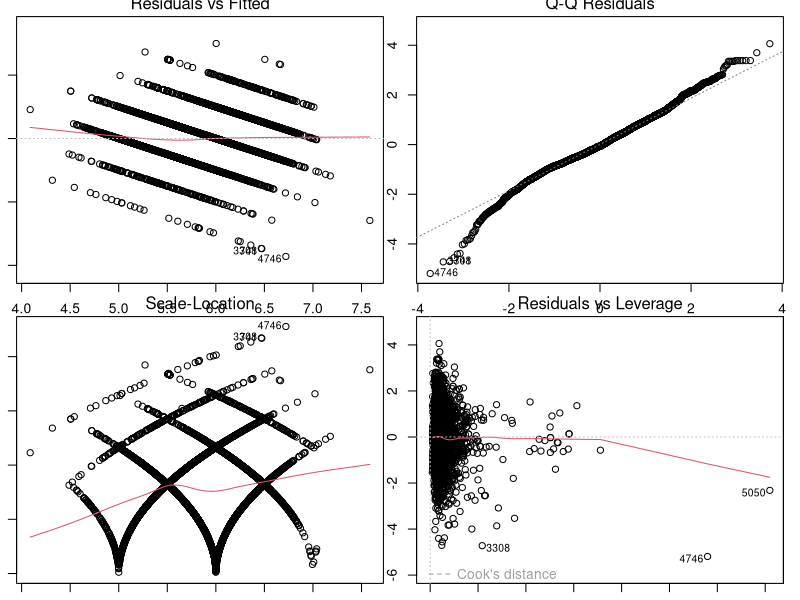

Reproduce this figure in R. (Note: this script raises an error after producing the figure.)
# A. Linear Regression
#setdirectory

#loadlibraries
library(leaps)
library(car)
library(MASS)
library("ggpubr")

#read and interpret data
data = read.csv("winequality-full.csv")
summary(data)
str(data)

#create holdout data
set.seed(1)
x = 1:nrow(data)
size = nrow(data)*0.8
train.index = sample(x,size,replace = FALSE)
train = data[train.index,]
test = data[-train.index,]

#Initial LR model with all variables
qpred = lm(quality~fixed.acidity+volatile.acidity+citric.acid+residual.sugar+chlorides+free.sulfur.dioxide+total.sulfur.dioxide+density+pH+sulphates+alcohol, data=train)

#plot and vif tests
par(mfrow=c(2,2))
par(mar=c(1,1,1,1))
plot(qpred)
vif(qpred)

# B. Logistic Regression and Random Forest with Regression Tree
# Read in data

df = read.csv('winequality-full.csv')

# Get an idea of our data, use descripitive stats as well

str(df)
summary(df)

prop.table(summary(df$color))
# about 75% white, 25% red

# Important to point out the wines are rated 3-9, no wine got 0,
# no wine got a perfect score
# ------------------------------------------------------
# EDA

# Histogram of quality, get an idea of the distribution
# mean is roughly 5.87, median is 6 exactly, pretty centered as the two values
# do not differ too much
par(mfrow = c(1,1))

hist(df$quality, col = 'violet', xlab = 'Quality', ylab = 'Number of Times Rated'
     , main = 'Histogram of Wine Quality', border = 'darkmagenta')

par(mfrow = c(1,2))

plot(as.factor(df$quality), df$alcohol, main = 'Alcohol Content by Quality', col = 'darkmagenta'
     , border = 'black', ylab = 'Alcohol Content', xlab = 'Quality')

plot(as.factor(df$quality), df$residual.sugar, main = 'Residual Sugar by Quality'
     , border = 'red', ylab = 'Residual Sugar', xlab = 'Quality')

# ----------------------------------------------------------

# Set up for model building

set.seed(1)

train.index = sample(1:nrow(df), nrow(df)*.8)

train = df[train.index,]
test = df[-train.index,]

# Create validation set, 20% of training

set.seed(2)
val.index = sample(1:nrow(train), nrow(train) *.2)
val_set = train[val.index,]



# -------------------------------------------------------
# We will be dealing with regression trees, so re-index training, test, and val sets

train = df[train.index,]
test = df[-train.index,]
val_set = train[val.index,]

reg.model = randomForest(quality ~., data = train, importance = TRUE)
reg.model

plot(reg.model, main = 'Number of Trees vs. Error', col = 'darkmagenta')   
# use to determine optimal number of trees, 100

reg.model2 = randomForest(quality ~., data = train, ntree = 100, importance = TRUE)
reg.model2

# Compare both models on validation set
# Most important variables the same for both models

pred.val = predict(reg.model, val_set)
mse.val = mean((pred.val - val_set$quality)^2)
mse.val

# Model 1 is marginally better, use that on test set

pred.test = predict(reg.model, test)
mse.test = mean((pred.test - test$quality)^2)
mse.test

varImpPlot(reg.model, main = 'Variable Importance Plots for Optimal Model')

# Logistic Regression

df$quality = ifelse(df$quality >= 6, 'High', 'Low')
summary(as.factor(df$quality))

set.seed(1)

train.index = sample(1:nrow(df),nrow(df)*0.80)

train = df[train.index,]
test = df[-train.index,]

model.log1 = glm(as.factor(quality)~., data = train, family = binomial)
summary(model.log1) # AIC = 5414.5

# Create model with only significant predictors


# Build model using the most significant predictors from model 2

model.log3 = glm(as.factor(quality) ~ volatile.acidity + 
                   residual.sugar + free.sulfur.dioxide + total.sulfur.dioxide
                 + sulphates + alcohol, data = train, family = binomial)

summary(model.log3)

exp(coef(model.log3))  # Analyze relationship

# Try kfoldcv
k = 5
fold = sample(1:k, nrow(train), replace = TRUE)

# Space to store the metrics from each iteration

kfold.acc = 1:k
kfold.sens = 1:k
kfold.prec = 1:k

# For loop to keep creating models and testing

for(i in 1:k) {
  test.kfold = train[fold==i,]
  train.kfold = train[fold!=i,]
  
  model.log3 = glm(as.factor(quality) ~ volatile.acidity + 
                     residual.sugar + free.sulfur.dioxide + total.sulfur.dioxide
                   + sulphates + alcohol, data = train, family = binomial)
  
  
  pred.log.val = predict(model.log3, test.kfold, type = 'response')
  pred.class.val = pred.log.val
  
  # Keep changing threshold based on ROC Curve
  pred.class.val[pred.log.val > 0.3] = "Low"
  pred.class.val[!pred.log.val > 0.3] = "High"
  
  c.matrix.log.val = table(actual = test.kfold$quality, pred.class.val)
  
  acc.log.val = (c.matrix.log.val[1] + c.matrix.log.val[4]) / (sum(c.matrix.log.val))
  sens.log.high.val = c.matrix.log.val[4] / (c.matrix.log.val[2] + c.matrix.log.val[4])
  prec.log.high.val = c.matrix.log.val[4] / (c.matrix.log.val[3] + c.matrix.log.val[4])
  
  kfold.acc[i] = acc.log.val
  kfold.sens[i] = sens.log.high.val
  kfold.prec[i] = prec.log.high.val
  
  
}

kfold.acc
kfold.sens
kfold.prec

mean(kfold.acc)
mean(kfold.sens)
mean(kfold.prec)
# Create model on training set using all predictors

model.log1 = glm(as.factor(quality)~., data = train, family = binomial)
summary(model.log1) # AIC = 5414.5

# Create model with only significant predictors


# Build model using the most significant predictors from model 2

model.log3 = glm(as.factor(quality) ~ volatile.acidity + 
                   residual.sugar + free.sulfur.dioxide + total.sulfur.dioxide
                 + sulphates + alcohol, data = train, family = binomial)

summary(model.log3)



###### USE EXCLUSIVELY FOR DETERMINING THRESHOLDS OF PROBABILITY

library(ROCR)
ROCRpred = prediction(pred.log.val, test.kfold$quality)
ROCRperf = performance(ROCRpred, 'tpr', 'fpr')

par(bg = 'white')
plot(ROCRperf, colorize = TRUE, print.cutoffs.at = seq(0,1 ,by = .1), text.adj = c(-.2, 1.7)
     , main = "ROC Curve")

# Evaluate now on test data ###########

pred.log.test = predict(model.log3, test, type = 'response')

pred.class.test = pred.log.test


pred.class.test[pred.log.test > 0.3] = "Low"
pred.class.test[!pred.log.test > 0.3] = "High"
pred.class.test[1:10]

c.matrix.log.test = table(actual = test$quality, pred.class.test)

c.matrix.log.test

acc.log.test = (c.matrix.log.test[1] + c.matrix.log.test[4]) / (sum(c.matrix.log.test))
sens.log.high.test = c.matrix.log.test[4] / (c.matrix.log.test[2] + c.matrix.log.test[4])
prec.log.high.test = c.matrix.log.test[4] / (c.matrix.log.test[3] + c.matrix.log.test[4])

data.frame(acc.log.test, sens.log.high.test, prec.log.high.test)

# C. K-Nearest Neighbor
setwd("/Users/heronoop/Desktop/CIS 3920/Project")
library(class)

data = read.csv("winequality-full.csv")
summary(data)
str(data)

normalize = function(x) {
  return ((x-min(x)) / (max(x)-min(x)))
}

norm = lapply(data[1:11],normalize)
data$quality = ifelse(data$quality >= 6, "high", "low")
norm.data = cbind(data[12],data[13],norm)

norm.data$color = as.character(norm.data$color)

norm.data$color[norm.data$color=="w"] = 0
norm.data$color[norm.data$color=="r"] = 1

summary(norm.data) 
str(norm.data)

set.seed(1)
x = 1:nrow(norm.data)
size = nrow(norm.data)*0.8

train.index = sample(x,size,replace = FALSE)

train = norm.data[train.index,]
test = norm.data[-train.index,]

train.x = train[,2:13]
test.x = test[,2:13]
train.cl = train[,1]

# set the stage for 10 odd K's between 1-20
rep = seq(1,20,2) 
rep.acc = rep
rep.sens = rep
rep.prec = rep

# index for 5-fold cv
set.seed(1)
k=5
fold = sample(1:k,nrow(train.x),replace=TRUE)

iter = 1 # index for rep iteration
for (K in rep) {
  # space to store metrics from each iteration of 5-fold cv
  kfold.acc = 1:k
  kfold.sens = 1:k
  kfold.prec = 1:k
  
  for (i in 1:k) {
    #data for test and training sets
    test.kfold = train.x[fold==i,]
    train.kfold = train.x[fold!=i,]
    
    # class labels for test and training sets
    test.cl.actual = train.cl[fold==i]
    train.cl.actual = train.cl[fold!=i]
    
    # make predictions on class labels for test set
    pred.class = knn(train.kfold,test.kfold,train.cl.actual,k=K)
    
    # evaluate metrics for "yes"
    c.matrix = table(test.cl.actual,pred.class)
    acc = mean(pred.class==test.cl.actual)
    sens.high = c.matrix[1]/(c.matrix[1]+c.matrix[3])
    prec.high = c.matrix[1]/(c.matrix[1]+c.matrix[2])
    
    # store result for each k-fold iteration
    kfold.acc[i] = acc
    kfold.sens[i] = sens.high
    kfold.prec[i] = prec.high
  }
  
  # store average k-fold perfomance for each KNN model
  rep.acc[iter] = mean(kfold.acc)
  rep.sens[iter] = mean(kfold.sens)
  rep.prec[iter] = mean(kfold.prec)
  
  iter = iter+1
}
# plot the results for each KNN model.
par(mfrow=c(1,3))
metric = as.data.frame(cbind(rep.acc,rep.sens,rep.prec))
color = c("blue","red","gold")
title = c("Accuracy","Sensitivity","Precision")

for (p in 1:3) {
  plot(metric[,p],type="b",col=color[p],pch=20,
       ylab="",xlab="K",main=title[p],xaxt="n")
  axis(1,at=1:10,labels=rep,las=2)
}

results = as.data.frame(cbind(rep,rep.acc,rep.sens,rep.prec))
names(results) = c("K","accuracy","sensitivity","precision")
results

# Predictions
pred.class = knn(train.x,test.x,train.cl,k=17)
c.matrix = table(test$quality,pred.class)
c.matrix

acc = mean(pred.class==test$quality)
sens.high = c.matrix[1]/(c.matrix[1]+c.matrix[3])
prec.high = c.matrix[1]/(c.matrix[1]+c.matrix[2])
as.data.frame(cbind(acc,sens.high,prec.high))

# D. Feature Engineering with KNN (full model with flavor)
setwd("/Users/heronoop/Desktop/CIS 3920/Project")
library(class)

data = read.csv("winequality-full_flavors.csv")
summary(data)
str(data)

data = cbind(data[10],data[1:9],data[12],data[11],data[13])
str(data)
normalize = function(x) {
  return ((x-min(x)) / (max(x)-min(x)))
}

norm = lapply(data[2:11],normalize)
data$quality = ifelse(data$quality >= 6, "high", "low")
norm.data = cbind(data[1],data[12],data[13],norm)

levels(norm.data$flavor)
norm.data$color = as.character(norm.data$color)

norm.data$color[norm.data$color=="w"] = 0
norm.data$color[norm.data$color=="r"] = 1

norm.data$dry[norm.data$flavor=="Dry"] = 1
norm.data$dry[norm.data$flavor!="Dry"] = 0

norm.data$off_dry[norm.data$flavor=="Off Dry"] = 1
norm.data$off_dry[norm.data$flavor!="Off Dry"] = 0

norm.data$semi_sweet[norm.data$flavor=="Semi Sweet"] = 1
norm.data$semi_sweet[norm.data$flavor!="Semi Sweet"] = 0

norm.data$sweet[norm.data$flavor=="Sweeet"] = 1
norm.data$sweet[norm.data$flavor!="Sweeet"] = 0

norm.data$flavor = NULL

summary(norm.data) 
str(norm.data)

set.seed(1)
x = 1:nrow(norm.data)
size = nrow(norm.data)*0.8

train.index = sample(x,size,replace = FALSE)

train = norm.data[train.index,]
test = norm.data[-train.index,]

train.x = train[,2:16]
test.x = test[,2:16]
train.cl = train[,1]

# set the stage for 10 odd K's between 1-20
rep = seq(1,20,2) 
rep.acc = rep
rep.sens = rep
rep.prec = rep

# index for 5-fold cv
set.seed(1)
k=5
fold = sample(1:k,nrow(train.x),replace=TRUE)

iter = 1 # index for rep iteration
for (K in rep) {
  # space to store metrics from each iteration of 5-fold cv
  kfold.acc = 1:k
  kfold.sens = 1:k
  kfold.prec = 1:k
  
  for (i in 1:k) {
    #data for test and training sets
    test.kfold = train.x[fold==i,]
    train.kfold = train.x[fold!=i,]
    
    # class labels for test and training sets
    test.cl.actual = train.cl[fold==i]
    train.cl.actual = train.cl[fold!=i]
    
    # make predictions on class labels for test set
    pred.class = knn(train.kfold,test.kfold,train.cl.actual,k=K)
    
    # evaluate metrics for "yes"
    c.matrix = table(test.cl.actual,pred.class)
    acc = mean(pred.class==test.cl.actual)
    sens.high = c.matrix[1]/(c.matrix[1]+c.matrix[3])
    prec.high = c.matrix[1]/(c.matrix[1]+c.matrix[2])
    
    # store result for each k-fold iteration
    kfold.acc[i] = acc
    kfold.sens[i] = sens.high
    kfold.prec[i] = prec.high
  }
  
  # store average k-fold perfomance for each KNN model
  rep.acc[iter] = mean(kfold.acc)
  rep.sens[iter] = mean(kfold.sens)
  rep.prec[iter] = mean(kfold.prec)
  
  iter = iter+1
}
# plot the results for each KNN model.
par(mfrow=c(1,3))
metric = as.data.frame(cbind(rep.acc,rep.sens,rep.prec))
color = c("blue","red","gold")
title = c("Accuracy","Sensitivity","Precision")

for (p in 1:3) {
  plot(metric[,p],type="b",col=color[p],pch=20,
       ylab="",xlab="K",main=title[p],xaxt="n")
  axis(1,at=1:10,labels=rep,las=2)
}

results = as.data.frame(cbind(rep,rep.acc,rep.sens,rep.prec))
names(results) = c("K","accuracy","sensitivity","precision")
results

pred.class = knn(train.x,test.x,train.cl,k=19)
c.matrix = table(test$quality,pred.class)
c.matrix

# Predictions
acc = mean(pred.class==test$quality)
sens.high = c.matrix[1]/(c.matrix[1]+c.matrix[3])
prec.high = c.matrix[1]/(c.matrix[1]+c.matrix[2])
as.data.frame(cbind(acc,sens.high,prec.high))

# E. Feature Engineering with Classification Random Forest  
# with full model of flavor
setwd("/Users/heronoop/Desktop/CIS 3920/Project")
library(randomForest)
library(class)

data = read.csv("winequality-full_flavors.csv")
summary(data)
str(data)

data = cbind(data[10],data[1:9],data[12],data[11],data[13])
str(data)

set.seed(1)
x = 1:nrow(data)
size = nrow(data)*0.8

train.index = sample(x,size,replace = FALSE)

train = data[train.index,]
test = data[-train.index,]

train$quality = ifelse(train$quality>=6,"high","low")
test$quality = ifelse(test$quality>=6,"high","low")
table(as.factor(train$quality))

set.seed(1)
reg.model = randomForest(as.factor(quality)~.,data=train, importance = TRUE)
reg.model 

# 2.
pred.class = predict(reg.model,test,type = "class")
table(pred.class)

c.matrix = table(test$quality,pred.class);  c.matrix
acc = mean(test$quality==pred.class)
sens = c.matrix[1]/(c.matrix[1]+c.matrix[3])
prec = c.matrix[1]/(c.matrix[1]+c.matrix[2])
data.frame(acc,sens,prec)

# 3.
importance(reg.model)
varImpPlot(reg.model,main="Variable Importance Plot")
